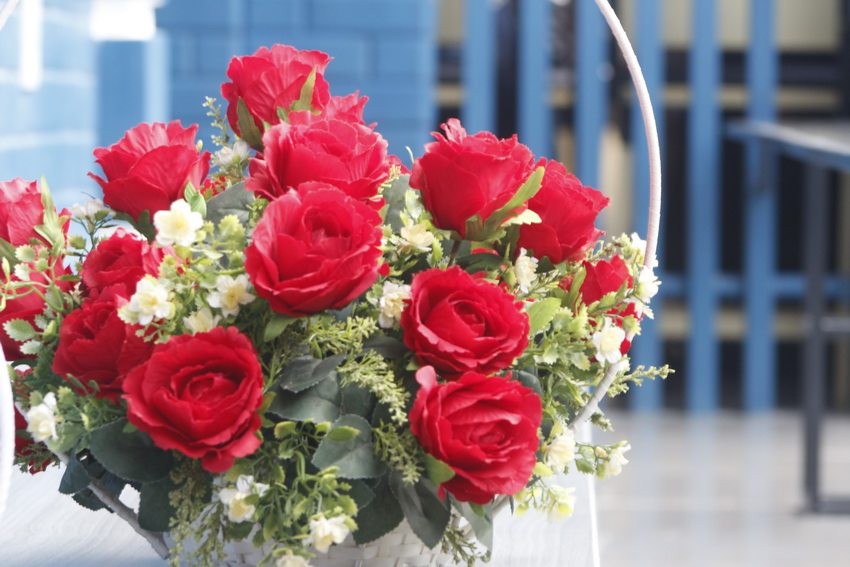
#> input picture color_image.JPG, 850 x 567 px, found by its file name
$ python EncryptionImage.py
#> lines starting #> are read from the running program, lines starting #| are printed output that depends on the picture
from PIL import Image
import sys

#Import the color image
image = Image.open("color_image.jpg")
#> image is the input picture: PIL image 850x567 RGB; mean R, G, B 145.4, 118, 125.5
color_image = image.convert('CMYK')

#Decompose the given in image into three individual C,M,Y monotone images.
image_C = Image.new("CMYK", [dimension for dimension in image.size])
#> image_C: PIL image 850x567 CMYK; every value is 255
image_M = Image.new("CMYK", [dimension for dimension in image.size])
image_Y = Image.new("CMYK", [dimension for dimension in image.size])

for x in range(0, image.size[0], 1):
    for y in range(0, image.size[1], 1):
        sourcepixel = image.getpixel((x, y))
        image_C.putpixel((x, y),(sourcepixel[0],0,0,0))
        image_M.putpixel((x, y),(0,sourcepixel[1],0,0))
        image_Y.putpixel((x, y),(0,0,sourcepixel[2],0))

#Converts the monotone images into its respective halftones.
image_C = image_C.convert('1')
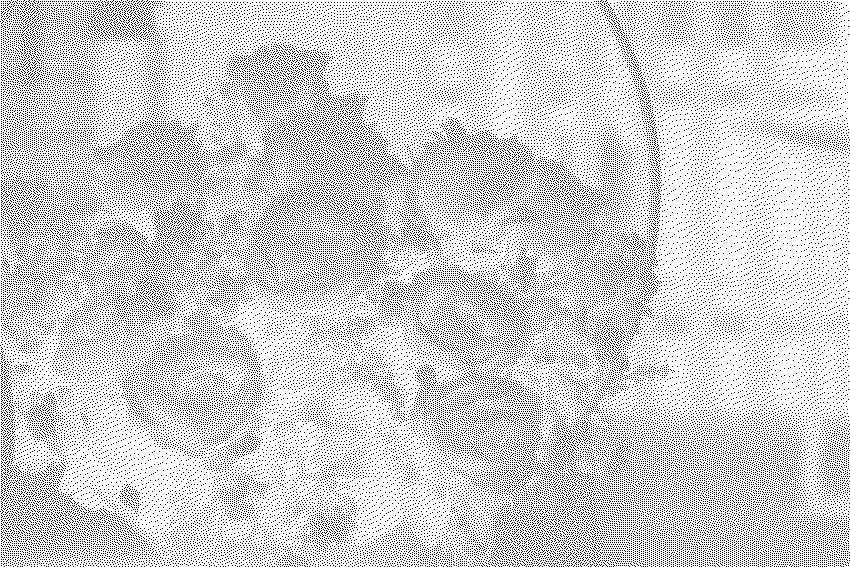
#> image_C: PIL image 850x567 1; 82.9% white; black in thin lines or dots
image_M = image_M.convert('1')
#> image_M: PIL image 850x567 1; 72.7% white; black in thin lines or dots
image_Y = image_Y.convert('1')
#> image_Y: PIL image 850x567 1; 94.3% white; black in thin lines or dots

hf_C = Image.new("CMYK", [dimension for dimension in image_C.size])
hf_M = Image.new("CMYK", [dimension for dimension in image_C.size])
hf_Y = Image.new("CMYK", [dimension for dimension in image_C.size])

for x in range(0, image_C.size[0]):
    for y in range(0, image_C.size[1]):
        pixel_color1 = image_C.getpixel((x, y))
        pixel_color2 = image_M.getpixel((x, y))
        pixel_color3 = image_Y.getpixel((x, y))
        if pixel_color1 == 255:
            hf_C.putpixel((x, y),(255,0,0,0))
        else:
            hf_C.putpixel((x, y),(0,0,0,0))

        if pixel_color2 == 255:
            hf_M.putpixel((x, y),(0,255,0,0))
        else:
            hf_M.putpixel((x, y),(0,0,0,0))

        if pixel_color3 == 255:
            hf_Y.putpixel((x, y),(0,0,255,0))
        else:
            hf_Y.putpixel((x, y),(0,0,0,0))
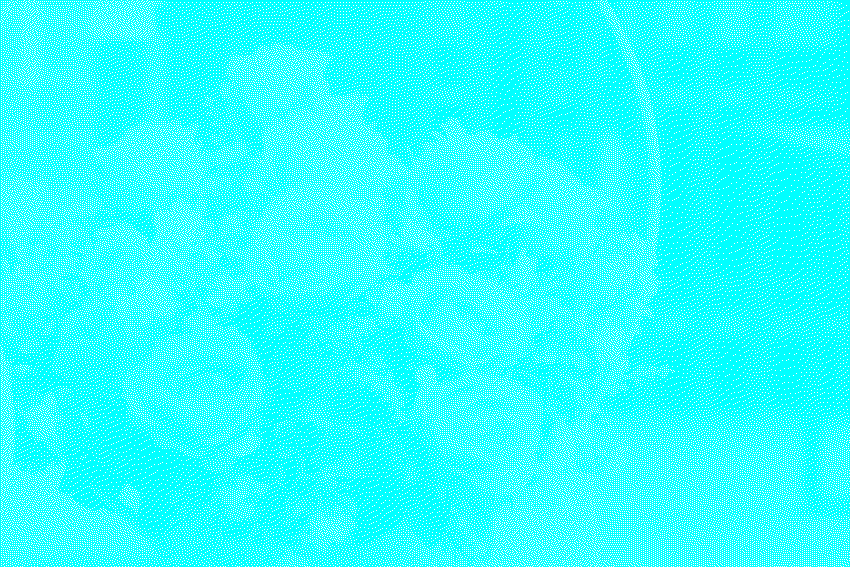
#> hf_C: PIL image 850x567 CMYK; mean R, G, B 43.7, 255, 255
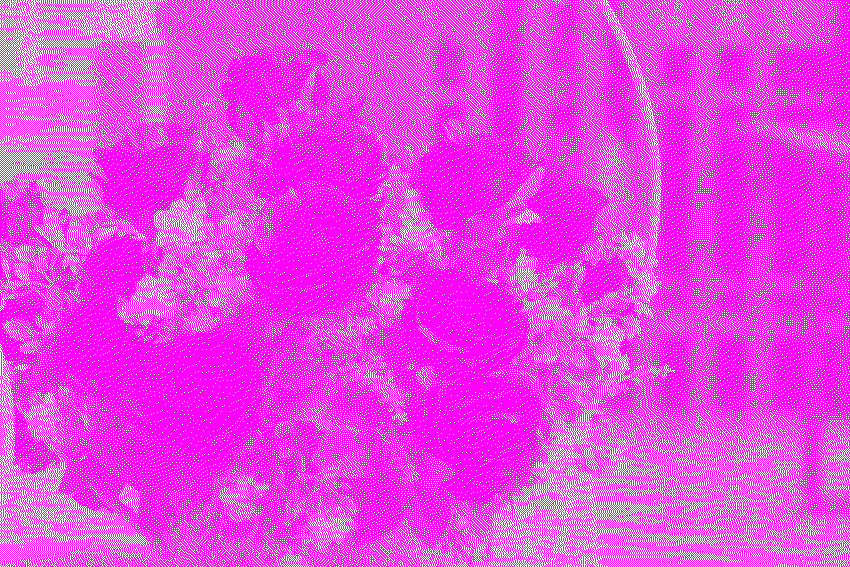
#> hf_M: PIL image 850x567 CMYK; mean R, G, B 255, 69.6, 255
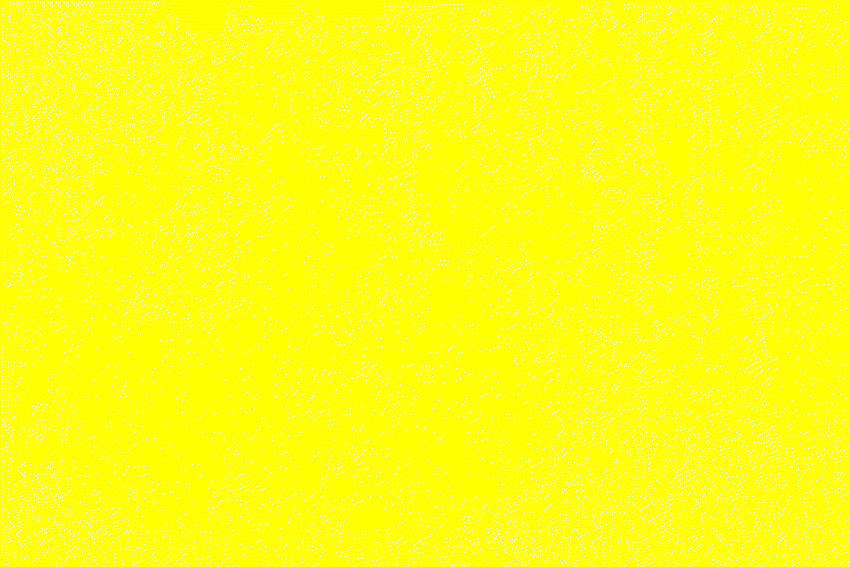
#> hf_Y: PIL image 850x567 CMYK; mean R, G, B 255, 255, 14.5

#Converts the halftone images into respective shares when overlapped should form the actual image.
hf_C = hf_C.convert('CMYK')
hf_M = hf_M.convert('CMYK')
hf_Y = hf_Y.convert('CMYK')

shareC = Image.new("CMYK", [dimension * 2 for dimension in hf_C.size])
#> shareC: PIL image 1700x1134 CMYK; every value is 255
shareM = Image.new("CMYK", [dimension * 2 for dimension in hf_M.size])
shareY = Image.new("CMYK", [dimension * 2 for dimension in hf_Y.size])

for x in range(0, hf_C.size[0]):
    for y in range(0, hf_C.size[1]):
        #fill color for shareC
        pixelcolor = hf_C.getpixel((x, y))
        if pixelcolor[0]+pixelcolor[1]+pixelcolor[2] == 0:
            shareC.putpixel((x * 2, y * 2), (255,0,0,0))
            shareC.putpixel((x * 2 + 1, y * 2), (0,0,0,0))
            shareC.putpixel((x * 2, y * 2 + 1), (0,0,0,0))
            shareC.putpixel((x * 2 + 1, y * 2 + 1), (255,0,0,0))
        else:
            shareC.putpixel((x * 2, y * 2), (0,0,0,0))
            shareC.putpixel((x * 2 + 1, y * 2), (255,0,0,0))
            shareC.putpixel((x * 2, y * 2 + 1), (255,0,0,0))
            shareC.putpixel((x * 2 + 1, y * 2 + 1), (0,0,0,0))

        #fill color for shareM
        pixelcolor = hf_M.getpixel((x, y))
        if pixelcolor[0]+pixelcolor[1]+pixelcolor[2] == 0:
            shareM.putpixel((x * 2, y * 2), (0,255,0,0))
            shareM.putpixel((x * 2 + 1, y * 2), (0,0,0,0))
            shareM.putpixel((x * 2, y * 2 + 1), (0,0,0,0))
            shareM.putpixel((x * 2 + 1, y * 2 + 1), (0,255,0,0))
        else:
            shareM.putpixel((x * 2, y * 2), (0,0,0,0))
            shareM.putpixel((x * 2 + 1, y * 2), (0,255,0,0))
            shareM.putpixel((x * 2, y * 2 + 1), (0,255,0,0))
            shareM.putpixel((x * 2 + 1, y * 2 + 1), (0,0,0,0))

        #fill color for shareY
        pixelcolor = hf_Y.getpixel((x, y))
        if pixelcolor[0]+pixelcolor[1]+pixelcolor[2] == 0:
            shareY.putpixel((x * 2, y * 2), (0,0,255,0))
            shareY.putpixel((x * 2 + 1, y * 2), (0,0,0,0))
            shareY.putpixel((x * 2, y * 2 + 1), (0,0,0,0))
            shareY.putpixel((x * 2 + 1, y * 2 + 1), (0,0,255,0))
        else:
            shareY.putpixel((x * 2, y * 2), (0,0,0,0))
            shareY.putpixel((x * 2 + 1, y * 2), (0,0,255,0))
            shareY.putpixel((x * 2, y * 2 + 1), (0,0,255,0))
            shareY.putpixel((x * 2 + 1, y * 2 + 1), (0,0,0,0))
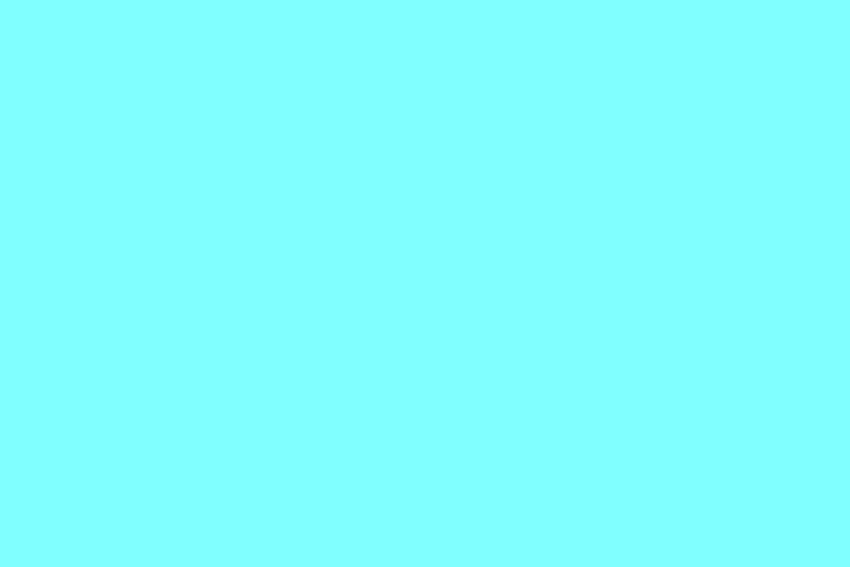
#> shareC: PIL image 1700x1134 CMYK (shown at 1/2 size); mean R, G, B 127.5, 255, 255
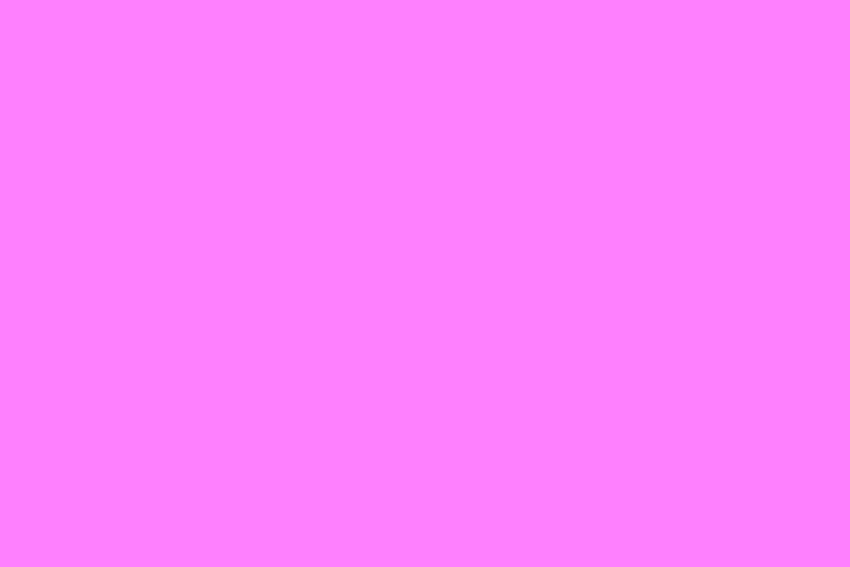
#> shareM: PIL image 1700x1134 CMYK (shown at 1/2 size); mean R, G, B 255, 127.5, 255
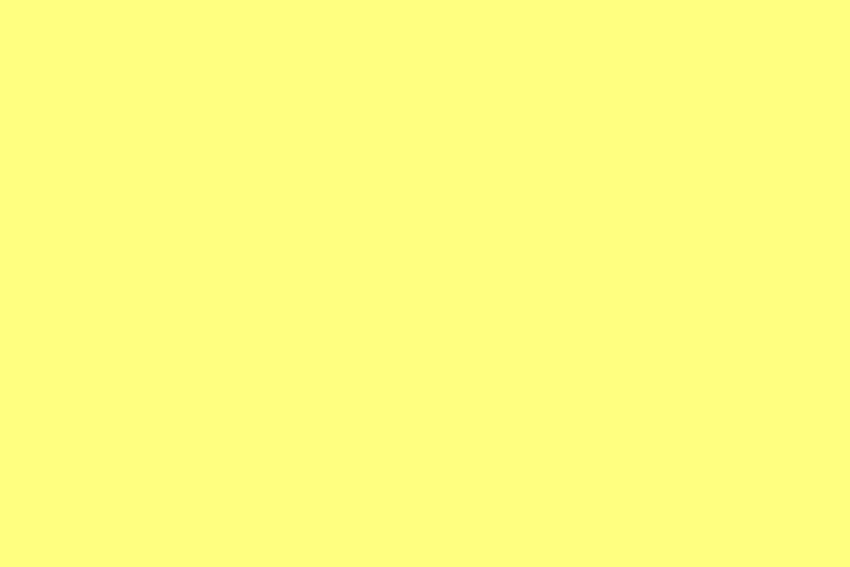
#> shareY: PIL image 1700x1134 CMYK (shown at 1/2 size); mean R, G, B 255, 255, 127.5

#Export shares after encrytion the color image
shareC.save('shareC.jpg')
shareM.save('shareM.jpg')
shareY.save('shareY.jpg')
